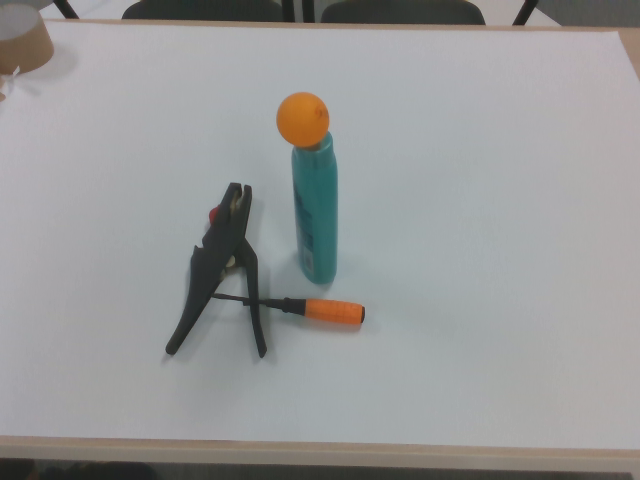
#> input picture create_txt/_23_rgb.png, 640 x 480 px
$ python create_txt.py
#> lines starting #> are read from the running program, lines starting #| are printed output that depends on the picture
'''
Description:
创建包含图像数据的txt文件
方便使用tensorRT的C++程序读取

Author: wangdx
Date: 2021-06-29 20:06:29
LastEditTime: 2021-07-01 14:27:13
'''

import cv2
import struct


# 读取图像
img = cv2.imread('./_23_rgb.png')   # BGR
#> img is the input picture: shape (480, 640, 3); mean B, G, R 151.3, 151.7, 151.3
# 裁剪中间的320*320
H, W = img.shape[:2]
#> H = 480; W = 640
h, w = 320, 320
t = int((H - h) / 2)
#> t = 80
l = int((W - w) / 2)
#> l = 160
b = t + h
#> b = 400
r = l + w
#> r = 480
img = img[t:b, l:r] # (320, 320, 3)
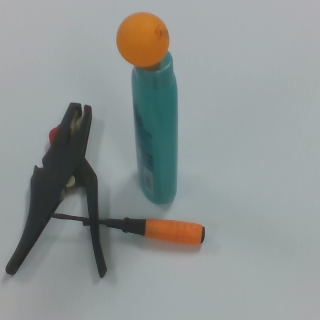
#> img: shape (320, 320, 3); mean B, G, R 148.3, 149.1, 143.9

# 逐通道写入二进制文件
# 和TensorRT的读取顺序一样
# txt每行表示图像的一行320个数字
with open('img.txt', 'w')as fp:
    for n in range(img.shape[2]):
        for r in range(img.shape[0]):
            a = ''
            for c in range(img.shape[1]):
                a += str(img[r, c, n]) + ' '
            a = a[:-1]
            fp.write(a+'\n')

print('done')
